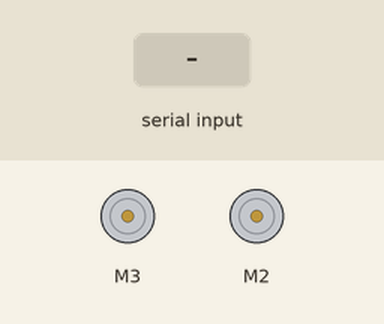
The sketch below on a simulated Arduino Uno, built with avr-gcc and run on an emulated ATmega328P. Shown: 2 × DC motor (green arrow = forward, orange = backward, longer = faster). The test bench sets the inputs (shaded band).

Above: at 1.2 s.
1.3 s: "F" received over Serial
At 1.8 s:
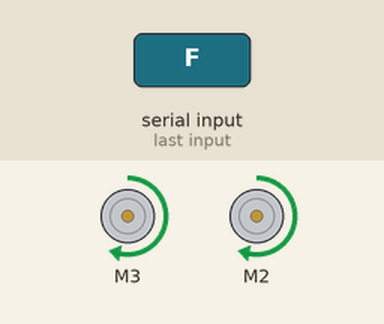
2.8 s: byte 54 ('6') received over Serial
At 4.0 s:
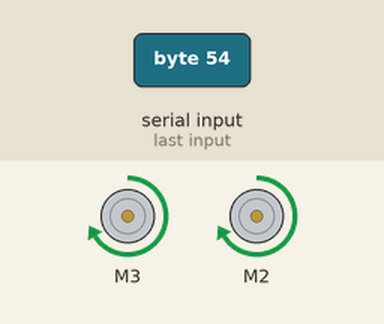
4.3 s: byte 55 ('7') received over Serial
At 5.2 s:
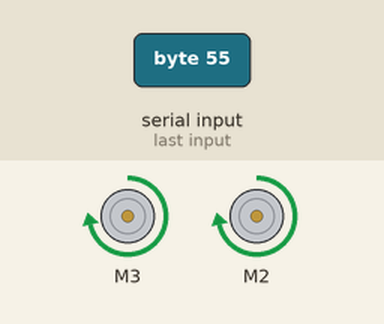
5.8 s: byte 57 ('9') received over Serial
At 6.4 s:
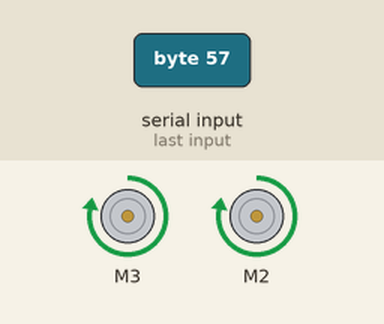
7.3 s: "B" received over Serial
At 8.5 s:
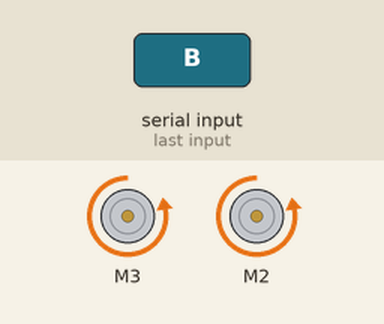
8.8 s: byte 56 ('8') received over Serial
At 9.9 s:
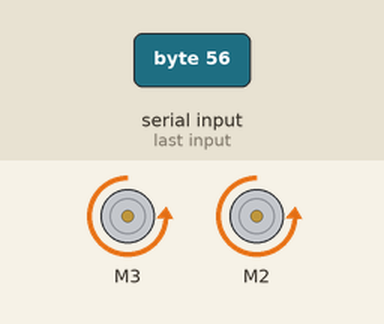
Timing chart, 0 to 11.3 s (numbered marks = the images above; inputs shaded):
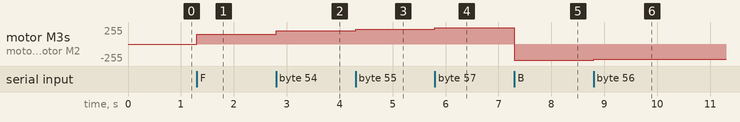

The sketch:

motorBT.ino
```cpp
#include <AFMotor.h>
AF_DCMotor motor1(3);
AF_DCMotor motor2(2);

char bt='S';         //variabel data bluetooth (default S untuk stop) //Serial.write('oke');
int sp=150;          //variabel kecepatan, default 150

void setup() {
  // put your setup code here, to run once:
  Serial.begin(9600);
  motor1.setSpeed(sp);
  motor2.setSpeed(sp);
  berhenti();
}

void loop() {
bt=Serial.read();
motor1.setSpeed(sp);
motor2.setSpeed(sp);

if(bt=='F'){
 maju();
}

if(bt=='B'){
 mundur();
}

if(bt=='L'){
 kiri();
}

if(bt=='R'){
 kanan();
}

if(bt=='S'){
 berhenti();
}

if(bt=='1'){
 sp=20;
}
if(bt=='2'){
 sp=50;
}
if(bt=='3'){
 sp=100;
}
if(bt=='4'){
 sp=140;
}
if(bt=='5'){
 sp=180;
}
if(bt=='6'){
 sp=200;
}
if(bt=='7'){
 sp=220;
}
if(bt=='8'){
 sp=230;
}
if(bt=='9'){
 sp=245;
}
if(bt=='q'){
 sp=255;
}

}

void maju(){
  motor1.run(FORWARD);
  motor2.run(FORWARD);
}
void mundur(){
  motor1.run(BACKWARD);
  motor2.run(BACKWARD);
}
void berhenti(){
  motor1.run(RELEASE);
  motor2.run(RELEASE);
}
void kanan(){
  motor1.run(FORWARD);
  motor2.run(RELEASE);
}
void kiri(){
  motor1.run(RELEASE);
  motor2.run(FORWARD);
}
```

Measured:
- after the input at 1.3 s, motor M3, motor M2: stopped → forward 150/255 at once
- after the input at 2.8 s, motor M3, motor M2: forward 150/255 → forward 200/255 at once
- after the input at 4.3 s, motor M3, motor M2: forward 200/255 → forward 220/255 at once
- after the input at 5.8 s, motor M3, motor M2: forward 220/255 → forward 245/255 at once
- after the input at 7.3 s, motor M3, motor M2: forward 245/255 → backward 245/255 at once
- after the input at 8.8 s, motor M3, motor M2: backward 245/255 → backward 230/255 at once
